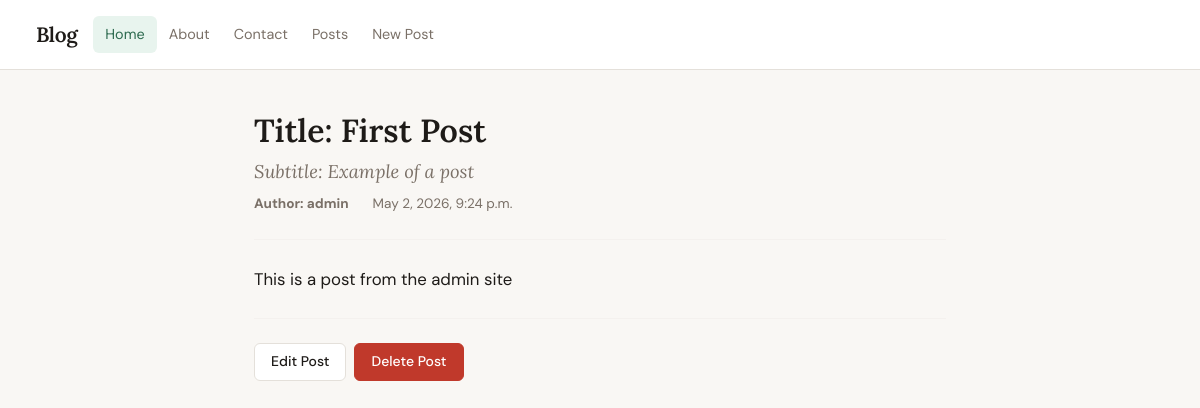
The app's page /posts/1/ with its own data.
### posts/models.py (models this page shows, shortened)
class Post(models.Model):
    title = models.CharField(max_length=128)               # string
    subtitle = models.CharField(max_length=256)            # string
    body = models.TextField()                              # string
    created_on = models.DateTimeField(auto_now_add=True)   # dDate/ datatime
    author = models.ForeignKey(
        get_user_model(),
        on_delete=models.CASCADE
    )                                                      # user Model

### posts/views.py (the view)
# urls.py: path("<int:pk>/", PostDetailView.as_view(), name="post_detail"),
class PostDetailView(DetailView):           # GET Request -> Single element (Object)
    template_name = "posts/detail.html"
    model = Post
    context_object_name = "single_post"

### templates/posts/detail.html (shortened to what this page needs)
{% extends "base.html" %}
{% block content %}
    <h1>Title: {{single_post.title}}</h1>
    <h3>Subtitle: {{single_post.subtitle}}</h3>
    <div class="post-meta">
        <span><strong>Author: {{single_post.author}}</strong></span>
        <span>{{single_post.created_on}}</span>
    </div>
    <hr>
    <p class="post-body">{{single_post.body}}</p>
    <hr>
    <div class="post-actions">
        <a href="{% url 'post_edit' single_post.id %}" class="btn btn-secondary">Edit Post</a>
        <a href="{% url 'post_delete' single_post.id %}" class="btn btn-danger">Delete Post</a>
    </div>
{% endblock %}

### static/css/main.css (style rules this page uses)
:root { --bg: #f9f7f4; --surface: #ffffff; --border: #e4e0da; --text: #1e1b18; --text-muted: #7a7067; --accent: #2d6a4f; --accent-soft: #e8f4ee; --danger: #c0392b; --radius: 6px; --max-width: 740px; }
body { background-color: var(--bg); color: var(--text); font-family: 'DM Sans', sans-serif; font-size: 1rem; line-height: 1.7; }
h1, h2, h3, h4 { font-family: 'Lora', serif; font-weight: 600; line-height: 1.3; color: var(--text); }
h1 { font-size: 2rem; margin-bottom: 0.5rem; }
h3 { font-size: 1.15rem; color: var(--text-muted); font-weight: 400; font-style: italic; }
p { color: var(--text); margin-bottom: 1rem; }
a { color: var(--accent); text-decoration: none; }
hr { border: none; border-top: 1px solid var(--border); margin: 1.5rem 0; }
.post-meta { display: flex; gap: 1.5rem; margin: 0.5rem 0 1rem; font-size: 0.85rem; color: var(--text-muted); }
.post-body { font-size: 1.05rem; line-height: 1.8; }
.post-actions { display: flex; gap: 0.5rem; margin-top: 1.5rem; }
.btn { font-family: 'DM Sans', sans-serif; font-size: 0.875rem; font-weight: 500; border-radius: var(--radius); padding: 0.45rem 1rem; transition: opacity 0.15s, box-shadow 0.15s; }
.btn-secondary { background-color: var(--surface); border-color: var(--border); color: var(--text) !important; }
.btn-danger { background-color: var(--danger); border-color: var(--danger); }

### records on screen
Post: title "First Post", subtitle "Example of a post", author "admin", created_on "May 2, 2026, 9:24 p.m.", body "This is a post from the admin site"
